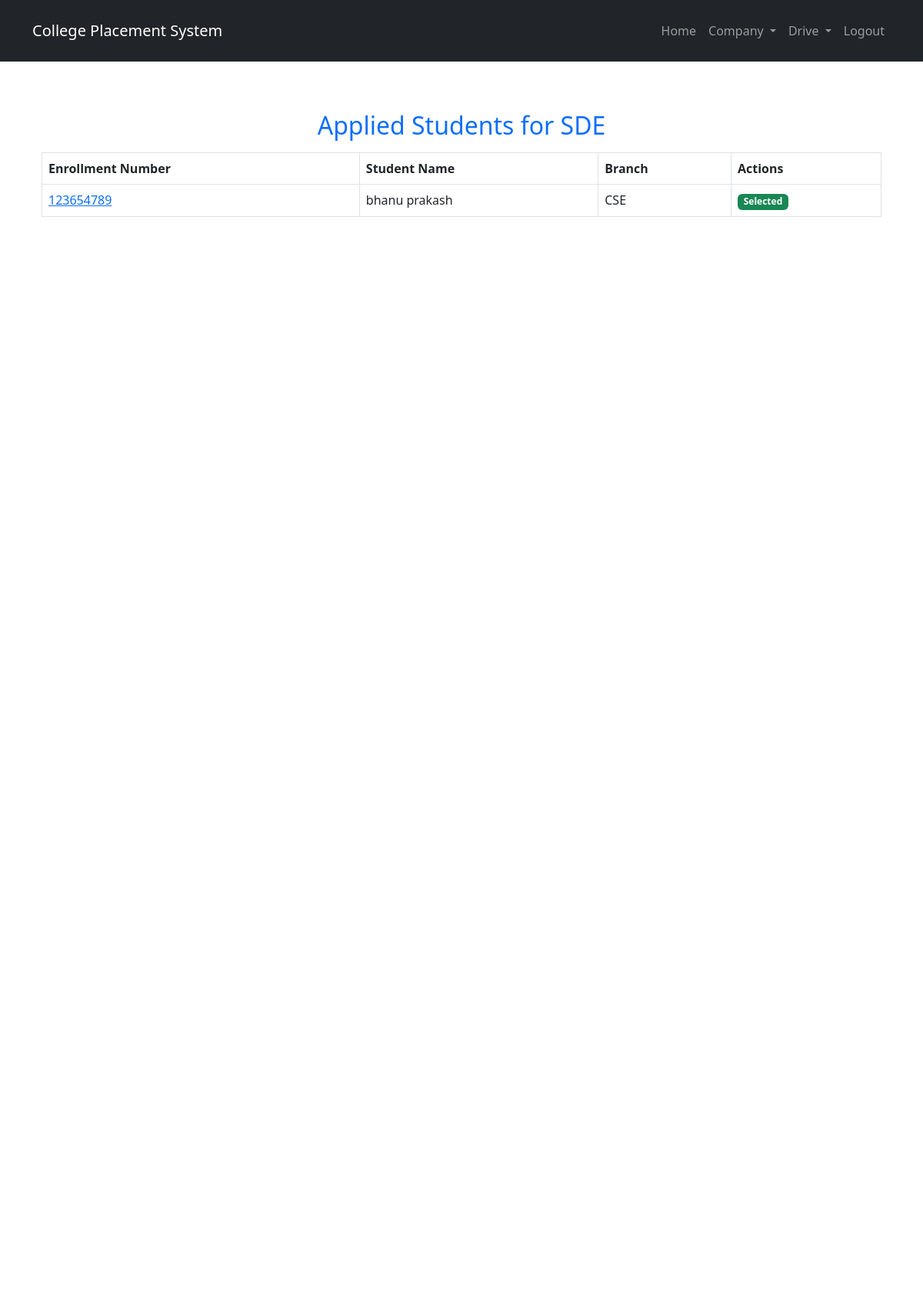
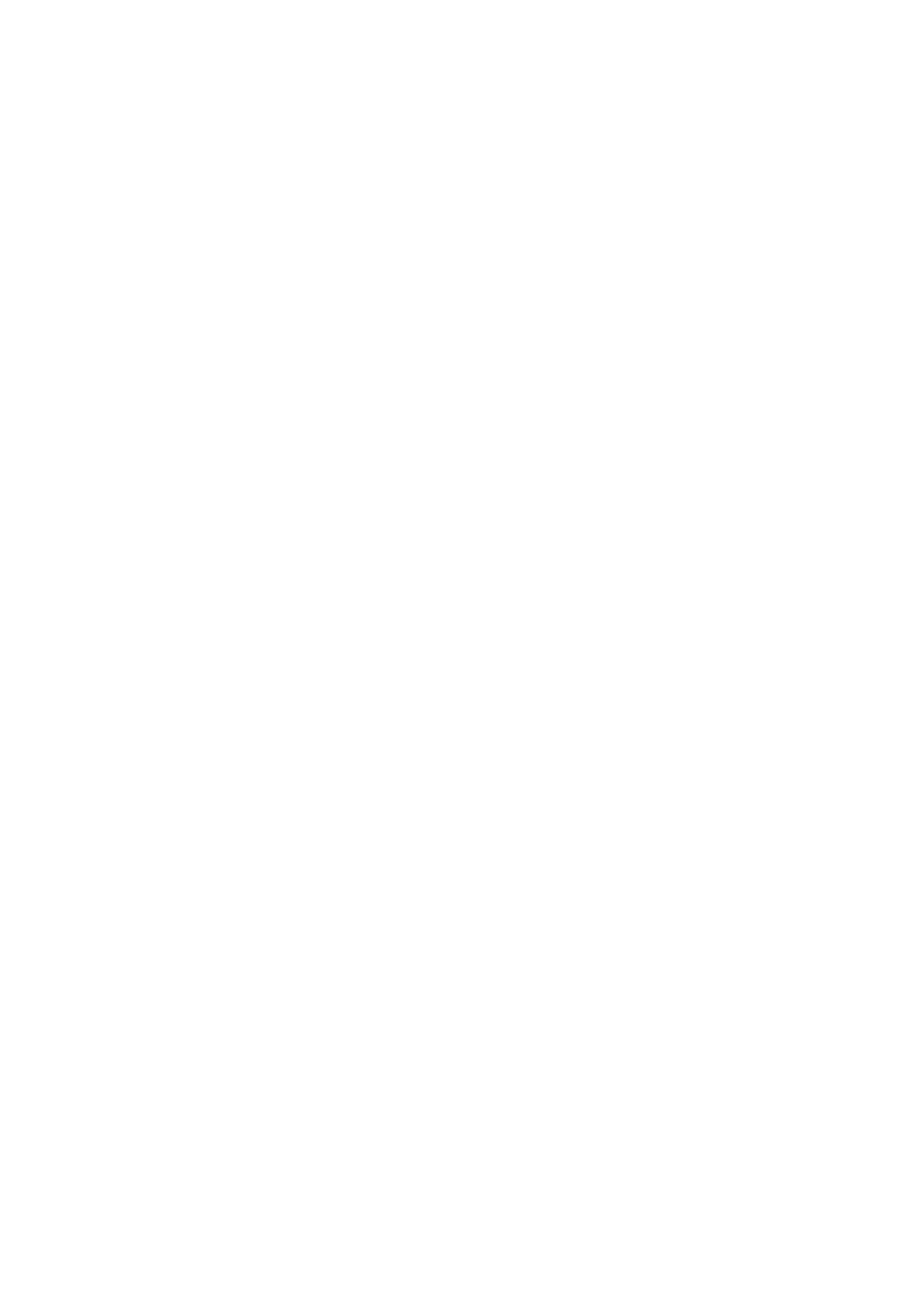
Screenshot of /drive/3/applied-students/ (signed in, upper part) with the database file from the repository (2 pictures, top to bottom).
### home/models.py (models this page shows, shortened)
class Drive(models.Model):
    EMPLOYMENT_TYPE_CHOICES = [
        ('Full-time', 'Full-time'),
        ('Internship', 'Internship'),
        ('Part-time', 'Part-time'),
    ]
    BACKLOG_CHOICES = [
        ('Yes','Yes'),
        ('NO','NO'),
    ]
    YEAR_CHOICES =[
        ('2023','2023'),
        ('2024','2024'),
        ('2025','2025'),
    ]
    company = models.ForeignKey(Company, on_delete=models.CASCADE, related_name="drives")
    job_role = models.CharField(max_length=255)
    job_description = models.TextField()
    salary_package = models.DecimalField(max_digits=10, decimal_places=2)
    employment_type = models.CharField(max_length=20, choices=EMPLOYMENT_TYPE_CHOICES)
    bond_period = models.PositiveIntegerField(blank=True, null=True, help_text="Duration in months")
    job_location = models.CharField(max_length=255)
    cgpa_requirement = models.DecimalField(max_digits=3, decimal_places=2, help_text="Minimum CGPA required")
    skills_required = models.TextField()
    backlog_allowed = models.CharField(max_length = 20, choices = BACKLOG_CHOICES)
    batch_eligible = models.CharField(max_length=50, choices =YEAR_CHOICES)
    selection_process = models.TextField(help_text="Stages like Aptitude Test, Coding Test, Interviews")
    application_deadline = models.DateField()
    drive_date = models.DateField()
    applied = models.BooleanField(default=False)
    applied_students = models.ManyToManyField('StudentProfile', related_name='applied_drives', blank=True)
    selected_students = models.ManyToManyField('StudentProfile', related_name="selected_drives", blank=True)
    created_at = models.DateTimeField(auto_now_add=True)

class StudentProfile(models.Model):
    BRANCH_CHOICES = [
        ('CSE', 'Computer Science and Engineering'),
        ('ECE', 'Electronics and Communication Engineering'),
        ('EEE', 'Electrical and Electronics Engineering'),
        ('ME', 'Mechanical Engineering'),
        ('CE', 'Civil Engineering'),
    ]
    user = models.OneToOneField(User, on_delete=models.CASCADE, related_name="student_profile")
    first_name = models.CharField(max_length=100)
    last_name = models.CharField(max_length=100)
    date_of_birth = models.DateField(null=True, blank=True)
    phone_number = models.CharField(max_length=15)
    address = models.TextField()
    city = models.CharField(max_length=100)
    state = models.CharField(max_length=100)
    country = models.CharField(max_length=100)
    zip_code = models.CharField(max_length=10)
    enrollment_number = models.CharField(max_length=20, unique=True)
    branch = models.CharField(max_length=50, choices=BRANCH_CHOICES)
    year_of_study = models.IntegerField(null=True, blank=True)
    current_semester = models.IntegerField()
    resume = models.FileField(upload_to='resumes/', blank=True, null=True)
    skills = models.TextField(help_text="Enter skills separated by commas")
    certifications = models.FileField(upload_to='certifications/', blank=True, null=True)
    cgpa = models.DecimalField(max_digits=4, decimal_places=2)
    linkedin_profile = models.URLField(blank=True, null=True)
    github_profile = models.URLField(blank=True, null=True)

### home/views.py (the view)
# urls.py: path("drive/<int:pk>/applied-students/", views.applied_students, name="applied_students"),
@superuser_required
def applied_students(request, pk):
    try:
        drive = get_object_or_404(Drive, pk=pk)
        applied_students = drive.applied_students.all()
        return render(request, "student/applied_students.html", {"drive": drive, "students": applied_students})
    except ObjectDoesNotExist:
        return redirect("drive_list")

### home/templates/student/applied_students.html (shortened to what this page needs)
{% extends "base.html" %}
{% block content %}
<div class="container mt-4">
    <h2 class="text-primary text-center">Applied Students for {{ drive.job_role }}</h2>
    {% if students %}
    <table class="table table-bordered mt-3">
        <thead>
            <tr>
                <th>Enrollment Number</th>
                <th>Student Name</th>
                <th>Branch</th>
                <th> Actions </th>
            </tr>
        </thead>
        <tbody>
            {% for student in students %}
            <tr>
                <td>
                    <a href="{% url 'student_dashboard_admin' student.id %}" class="text-primary">
                        {{ student.enrollment_number }}
                    </a>
                </td>
                <td>{{ student.first_name }} {{ student.last_name }}</td>
                <td>{{ student.branch }}</td>
                <td>
                    {% if student in drive.selected_students.all %}
                        <span class="badge bg-success">Selected</span>
                    {% else %}
                        <form action="{% url 'select_student' drive.pk student.id %}" method="post">
                            {% csrf_token %}
                            <button type="submit" class="btn btn-success ">Select</button>
                        </form>
                    {% endif %}
                </td>
            </tr>
            {% endfor %}
        </tbody>
    </table>
    {% else %}
    <p class="text-center text-danger">No students have applied for this drive yet.</p>
    {% endif %}
</div>
{% endblock %}

### home/templates/base.html (style rules this page uses)
body { display: flex; flex-direction: column; min-height: 500vh; }

### rows the page displays
Drive: job_role "SDE"
StudentProfile: enrollment_number "123654789", first_name "bhanu", last_name "prakash", branch "CSE", shows "Selected"
